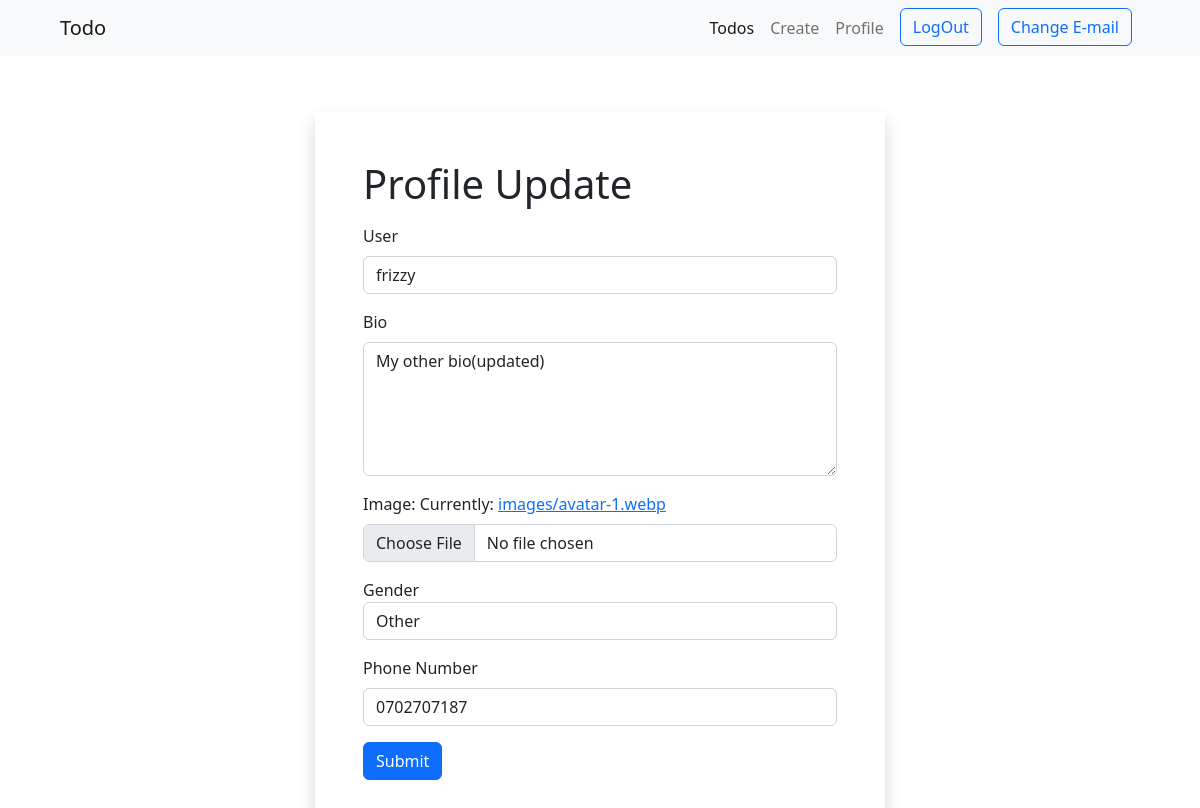
The page /users/update/ (signed in) on the database its author committed.
### local_users/models.py (models this page shows, shortened)
class User(AbstractUser):
    phone_number = models.CharField(max_length=15, null=True, blank=True)
    gender = models.CharField(
        max_length=200, choices=GENDER, null=True, blank=True)

class Profile(models.Model):
    user = models.OneToOneField(User, on_delete=models.CASCADE)
    bio = models.TextField(blank=True, null=True)
    image = models.ImageField(
        upload_to='images', default="./images/profile.webp")

### local_users/views.py (the view, shortened to what this page needs)
# urls.py: path('update/', views.update_profile, name='update_profile'),
@login_required(login_url='account_login')
def update_profile(request):
    profile = get_object_or_404(Profile, user=request.user)
    profile_form = ProfileForm(instance=profile)
    user_form = UpdateUserForm(instance=request.user)
    context = {
        "user_form": user_form,
        "profile_form": profile_form
    }
    return render(request, 'update_profile.html', context)

### local_users/forms.py
class UpdateUserForm(forms.ModelForm):
    username = forms.CharField(max_length=100,
                               widget=forms.TextInput(attrs={'class': 'form-control'}))
    phone_number = forms.CharField(
        max_length=12, label='Phone Number', required=False, widget=forms.TextInput(attrs={'class': 'form-control'}))
    gender = forms.ChoiceField(
        choices=GENDER, required=False, widget=forms.Select(attrs={'class': 'form-control'}))
    class Meta:
        model = User
        fields = ['username', 'phone_number', 'gender']

class ProfileForm(forms.ModelForm):
    image = forms.ImageField(widget=forms.FileInput(
        attrs={'class': 'form-control'}))
    bio = forms.CharField(widget=forms.Textarea(
        attrs={'class': 'form-control', 'rows': 5},), required=False)
    class Meta:
        model = Profile
        fields = ['bio', 'image']

### local_users/templates/update_profile.html (shortened to what this page needs)
{% extends './base.html' %}
{% load i18n %}
{% block content %}
<section class="row mt-5">
<form class="mt-2 col-md-6 mx-auto shadow p-5" action="{% url 'update_profile' %}" method="post" enctype="multipart/form-data">
    <h1 class="mb-3">Profile Update</h1>
<section>
    <div class="form-group mb-3">
    <label for="user" class="mb-2">User </label>
    {{user_form.username}}
    </div>
<div class="mb-3">
  <label for="bio" class="form-label">Bio</label>
{{profile_form.bio}}
</div>
<div class="mb-3">
  <label for="formFile" class="form-label">Image: </label>
  <span >Currently: <a href="{{profile_form.instance.image.url}}">{{profile_form.instance.image}}</a></span>
  {{profile_form.image}}
</div>
<div class="form-group my-3">
    <label for="gender">Gender</label>
    {{user_form.gender}}
  </div>
    <div class="mb-3">
    <label for="phone" class="form-label">Phone Number</label>
    {{user_form.phone_number}}
  </div>
</section>
  <button type="submit" class="btn btn-primary">Submit</button>
    </form>
</section>
{% endblock%}

### rows shown on the page
User: username "frizzy", gender "Other", phone_number "0702707187"
Profile: bio "My other bio(updated)", instance.image "images/avatar-1.webp"
